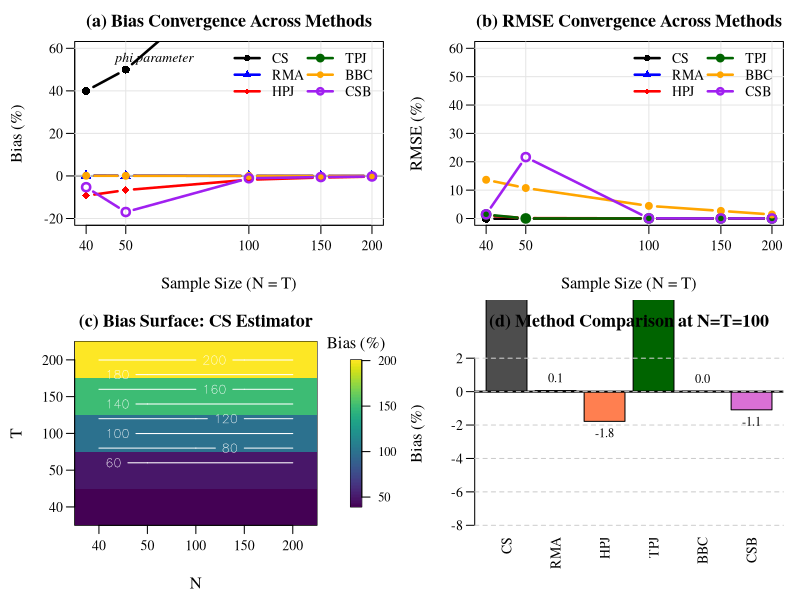

Here is the R script that generated this plot:
# =============================================================================
# 23_figure_1_montecarlo.R
# Figure 1 - Comprehensive Monte Carlo bias-correction results (CS-ARDL focus)
#
# Four-panel figure: convergence of percent bias with T, method comparison,
# and a heatmap across the (N, T) grid.
#
# Input    : ../results/montecarlo/CS_ARDL_FINAL.csv
#            ../results/montecarlo/CS_NARDL_FINAL.csv
#            ../results/montecarlo/FCS_NARDL_FINAL.csv
# Output   : ../figures/figure_1_montecarlo.pdf
# Packages : fields, viridis
#
# Run order: see 00_RUN_ALL.R (run after 20_merge_montecarlo_results.R)
# =============================================================================

# Set the working directory to this script's /code folder before running.

# Load required libraries
library(fields)   # for image.plot (MUST LOAD THIS!)
library(viridis)  # for color schemes

# Load data
cs_ardl <- read.csv("../results/montecarlo/CS_ARDL_FINAL.csv")
cs_nardl <- read.csv("../results/montecarlo/CS_NARDL_FINAL.csv")
fcs_nardl <- read.csv("../results/montecarlo/FCS_NARDL_FINAL.csv")

# Set publication-quality graphics parameters
pdf("../figures/figure_1_montecarlo.pdf", width = 12, height = 10)

# Create 2x2 layout
par(mfrow = c(2, 2),
    family = "serif",
    mar = c(4.5, 4.5, 2.5, 1),
    mgp = c(3, 0.7, 0),
    cex.lab = 1.2,
    cex.axis = 1.0,
    cex.main = 1.3,
    las = 1)

# Extract diagonal cells
diagonal_indices <- c(1, 7, 13, 19, 25)
sample_sizes <- c(40, 50, 100, 150, 200)

# Method columns
method_cols_bias <- c(2, 8, 14, 20, 26, 32)
method_cols_rmse <- c(3, 9, 15, 21, 27, 33)
method_names <- c("CS", "RMA", "HPJ", "TPJ", "BBC", "CSB")
method_colors <- c("black", "blue", "red", "darkgreen", "orange", "purple")

################################################################################
# PANEL A: BIAS CONVERGENCE
################################################################################

plot(sample_sizes, cs_ardl[diagonal_indices, method_cols_bias[1]],
     type = "n",
     ylim = c(-20, 60),
     xlab = "Sample Size (N = T)",
     ylab = "Bias (%)",
     main = "(a) Bias Convergence Across Methods",
     log = "x",
     xaxt = "n")
axis(1, at = sample_sizes, labels = sample_sizes)
abline(h = 0, lty = 2, col = "gray50", lwd = 2)
grid(col = "gray90", lty = 1)

# Plot each method
for (i in 1:6) {
  bias_values <- cs_ardl[diagonal_indices, method_cols_bias[i]]
  lines(sample_sizes, bias_values,
        col = method_colors[i], lwd = 2.5,
        pch = 15 + i, type = "b", cex = 1.3)
}

legend("topright", legend = method_names,
       col = method_colors, lwd = 2.5, pch = 16:21,
       bty = "n", cex = 1.0, ncol = 2)

# Add annotation
text(45, 55, "phi parameter", pos = 4, cex = 1.0, font = 3)

################################################################################
# PANEL B: RMSE CONVERGENCE
################################################################################

plot(sample_sizes, cs_ardl[diagonal_indices, method_cols_rmse[1]],
     type = "n",
     ylim = c(0, 60),
     xlab = "Sample Size (N = T)",
     ylab = "RMSE (%)",
     main = "(b) RMSE Convergence Across Methods",
     log = "x",
     xaxt = "n")
axis(1, at = sample_sizes, labels = sample_sizes)
grid(col = "gray90", lty = 1)

for (i in 1:6) {
  rmse_values <- cs_ardl[diagonal_indices, method_cols_rmse[i]]
  lines(sample_sizes, rmse_values,
        col = method_colors[i], lwd = 2.5,
        pch = 15 + i, type = "b", cex = 1.3)
}

legend("topright", legend = method_names,
       col = method_colors, lwd = 2.5, pch = 16:21,
       bty = "n", cex = 1.0, ncol = 2)

################################################################################
# PANEL C: BIAS HEATMAP (CS ESTIMATOR)
################################################################################

# Create bias matrix
N_vals <- c(40, 50, 100, 150, 200)
T_vals <- c(40, 50, 100, 150, 200)
bias_matrix <- matrix(cs_ardl[, 2], nrow = 5, ncol = 5, byrow = FALSE)

# Set margins for heatmap with space for colorbar
par(mar = c(4.5, 4.5, 2.5, 5))

image(1:5, 1:5, bias_matrix,
      xlab = "N",
      ylab = "T",
      main = "(c) Bias Surface: CS Estimator",
      col = viridis(100),
      xaxt = "n", yaxt = "n")
axis(1, at = 1:5, labels = N_vals)
axis(2, at = 1:5, labels = T_vals)
contour(1:5, 1:5, bias_matrix, add = TRUE,
        col = "white", lwd = 1, labcex = 0.8)

# Add color scale (THIS NOW WORKS!)
image.plot(legend.only = TRUE,
           zlim = range(bias_matrix),
           col = viridis(100),
           legend.shrink = 0.8,
           legend.width = 1.5,
           axis.args = list(cex.axis = 0.9),
           legend.args = list(text = "Bias (%)",
                              side = 3,
                              line = 0.5,
                              cex = 1.0))

# Reset margins
par(mar = c(4.5, 4.5, 2.5, 1))

################################################################################
# PANEL D: METHOD COMPARISON AT N=T=100
################################################################################

idx_medium <- 13  # (100,100)
bias_values <- as.numeric(cs_ardl[idx_medium, method_cols_bias])

bp <- barplot(bias_values,
              names.arg = method_names,
              col = c("gray30", "steelblue", "coral", "darkgreen", "gold", "orchid"),
              border = "black",
              ylim = c(-8, 3),
              ylab = "Bias (%)",
              main = "(d) Method Comparison at N=T=100",
              las = 2,
              cex.names = 1.0)
abline(h = 0, lwd = 2)
grid(nx = NA, ny = NULL, col = "gray80", lty = 2)

# Add values on bars
text(bp, bias_values, labels = sprintf("%.1f", bias_values),
     pos = ifelse(bias_values > 0, 3, 1), cex = 0.9)

dev.off()

cat("\n")
cat(paste(rep("=", 70), collapse=""), "\n")
cat("FIGURE 1 CREATED: Figure1_CS_ARDL_Comprehensive.pdf\n")
cat(paste(rep("=", 70), collapse=""), "\n")
cat("\nFour-panel figure showing:\n")
cat("  (a) Bias convergence across 6 methods\n")
cat("  (b) RMSE convergence across 6 methods\n")
cat("  (c) Bias heatmap for CS estimator across (N,T) grid\n")
cat("  (d) Method comparison at N=T=100\n")
cat("\nRecommendation: Use this as your main Monte Carlo figure in text\n")
cat("\n")
